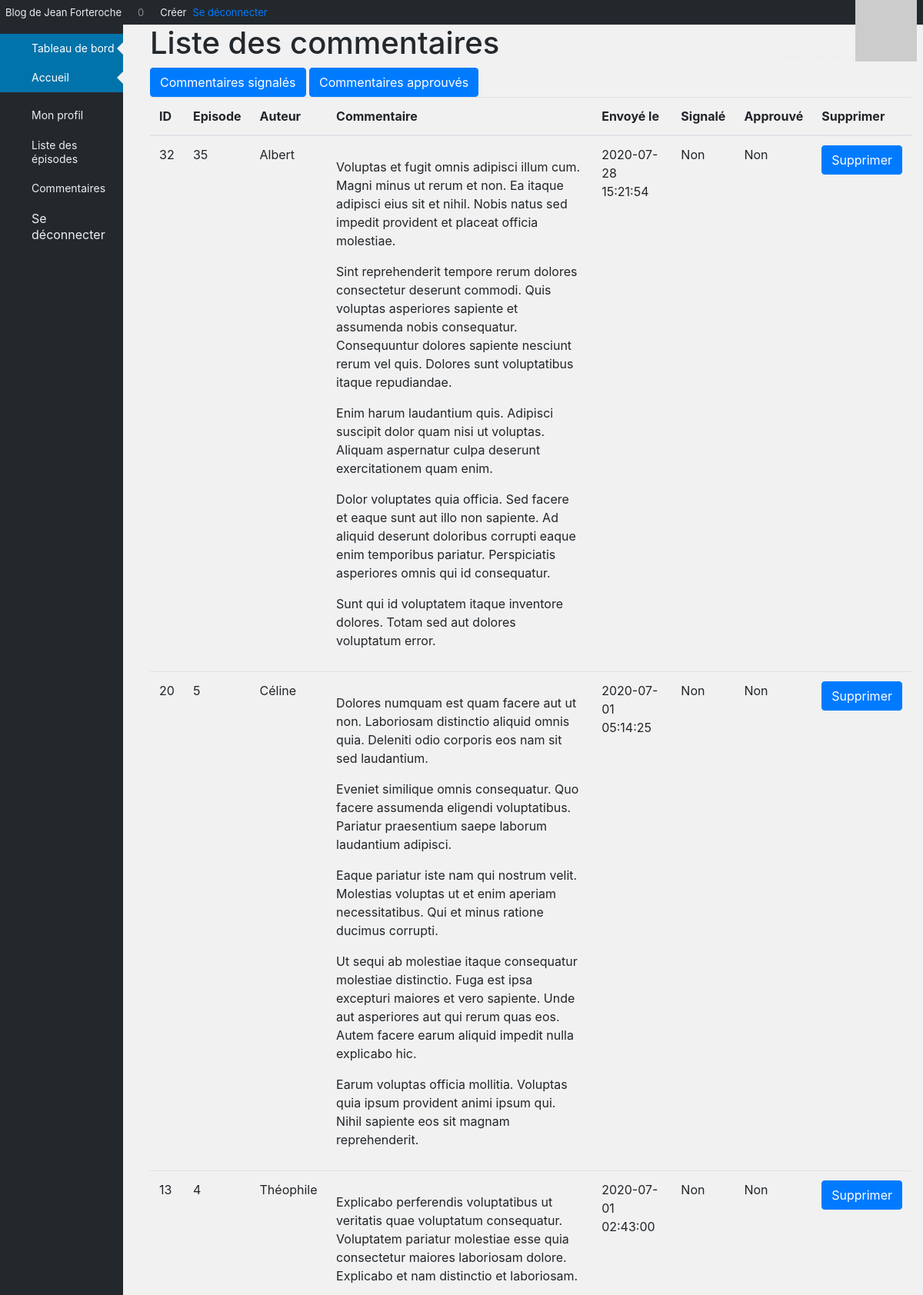
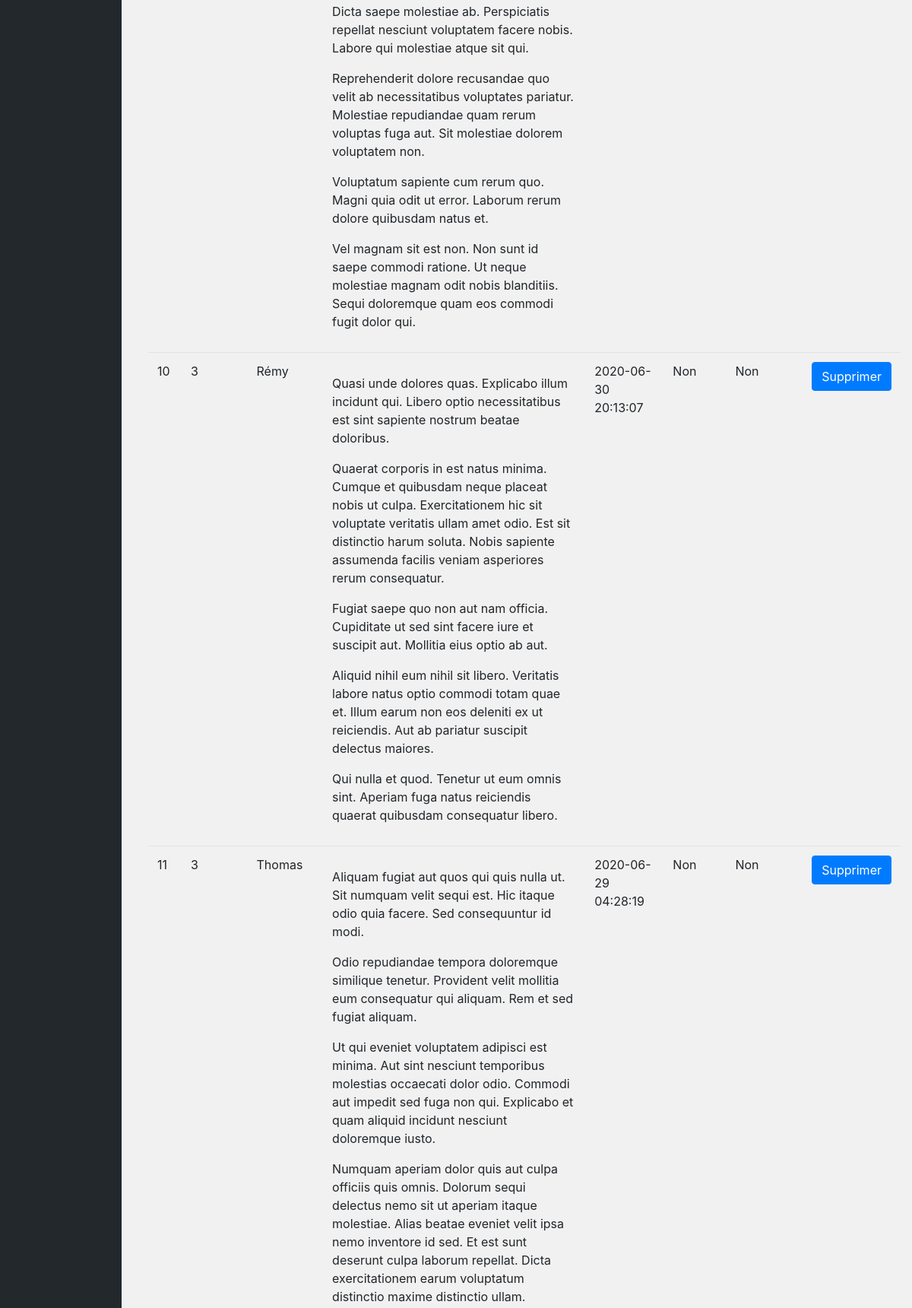
The page /index.php?action=readComments (upper part) on the database its author committed (2 pictures, top to bottom).
### tables this page shows
CREATE TABLE IF NOT EXISTS `Comments` (
  `id` int(11) NOT NULL AUTO_INCREMENT,
  `pseudo` varchar(255) NOT NULL,
  `comment` text NOT NULL,
  `comment_date` datetime NOT NULL,
  `post_id` int(11) NOT NULL,
  `reported` int(3) NOT NULL DEFAULT 0,
  `approved` int(3) NOT NULL DEFAULT 0,
  PRIMARY KEY (`id`),
  CONSTRAINT `fk_posts_id` FOREIGN KEY (`post_id`) REFERENCES `Posts`(`id`) ON DELETE CASCADE
);

### src/View/View.php (called while the page is built, shortened)
<?php
class View
{
    public function render(array $data, string $origin): void
    {
        require_once "..\\templates\\${origin}\\${data['template']}.html.php";
        require_once "..\\templates\\${origin}\\layout.html.php";
    }
}

### src/Controller/Backoffice/AdminController.php (called while the page is built, shortened)
<?php
class AdminController
{
    private CommentManager $commentManager;
    private View $view;
    public function __construct(AdminManager $adminManager, PostManager $postManager, CommentManager $commentManager, View $view)
    {
        $this->commentManager = $commentManager;
        $this->view = $view;
    }
    public function readComments(): void
    {
        $dataComments = $this->commentManager->showAllComment();
        $this->view->render(['template' => 'readcomments', 'allcomment' => $dataComments], 'backoffice');
    }
}

### public/index.php (called while the page is built, shortened)
<?php
$router = new Router();
$router->run();

### src/Model/commentManager.php (called while the page is built, shortened)
<?php
class CommentManager
{
    private $database;
    public function __construct(Database $database)
    {
        $this->database = $database->getPdo();
    }
    public function showAllComment(): ?array
    {
        $request = $this->database->prepare('SELECT id, pseudo, comment, comment_date, post_id, reported, approved FROM comments ORDER BY comment_date DESC');
        $request->execute();
        return $request->fetchAll();
    }
}

### src/Service/Database.php (called while the page is built, shortened)
<?php
class Database
{
    private $database;
    public function __construct()
    {
        $this->database = new \PDO('mysql:host=localhost;dbname=openclassrooms_project4;port=3306;charset=utf8mb4', 'root', 'vFaGsjLk8WpkQtxYJ8XZXAf690shjBzW', [
            \PDO::ATTR_ERRMODE => \PDO::ERRMODE_EXCEPTION,
            \PDO::ATTR_DEFAULT_FETCH_MODE => \PDO::FETCH_ASSOC
        ]);
    }
    public function getPdo(): \PDO
    {
        return $this->database;
    }
}

### templates/backoffice/readcomments.html.php (the view, shortened to what this page needs)
<main class="container">
    <div class="row">
        <section class="col-12">
            <h1>Liste des commentaires</h1>
            <a class="btn btn-primary" href="index.php?action=reportedComments">Commentaires signalés</a>
            <a class="btn btn-primary" href="index.php?action=approvedComments">Commentaires approuvés</a>
            <table class="table">
                <thead>
                    <th>ID</th>
                    <th>Episode</th>
                    <th>Auteur</th>
                    <th>Commentaire</th>
                    <th>Envoyé le</th>
                    <th>Signalé</th>
                    <th>Approuvé</th>
                    <th>Supprimer</th>
                </thead>
                <tbody>
                    <?php foreach($data['allcomment'] as $post): ?>
                        <tr>
                            <td><?=$post['id']?></td>
                            <td><?=$post['post_id']?></td>
                            <td><?=$post['pseudo']?></td>
                            <td><?=$post['comment']?></td>
                            <td><?=$post['comment_date']?></td>
                            <td><?php if ((int)$post['reported']===1): ?> Oui <?php else: ?> Non <?php endif; ?></td>
                            <td><?php if ((int)$post['approved']===1): ?> Oui <?php else: ?> Non <?php endif; ?></td>
                            <td><a class="btn btn-primary" href="index.php?action=deleteComment&id=<?=$post['id']?>">Supprimer</a></td>
                        </tr>
                    <?php endforeach; ?>
                </tbody>
            </table>
        </section>
    </div>
</main>

### rows shown on the page
comments: id "32", post "35", pseudo "Albert", comment "Voluptas et fugit omnis adipisci illum cum. Magni minus ut rerum et non. Ea itaque adipisci eius sit et nihil. Nobis natus sed impedit provident et placeat officia molestiae. Sint reprehenderit tempore rerum dolores consectetur deserunt commodi. Quis voluptas asperiores sapiente et assumenda nobis consequatur. Consequuntur dolores sapiente nesciunt rerum vel quis. Dolores sunt voluptatibus itaque repudiandae. Enim harum laudantium quis. Adipisci suscipit dolor quam nisi ut voluptas. Aliquam aspernatur culpa deserunt exercitationem quam enim. Dolor voluptates quia officia. Sed facere et eaque sunt aut illo non sapiente. Ad aliquid deserunt doloribus corrupti eaque enim temporibus pariatur.…", comment_date "2020-07-28 15:21:54", reported "Non", approved "Non"
comments: id "20", post "5", pseudo "Céline", comment "Dolores numquam est quam facere aut ut non. Laboriosam distinctio aliquid omnis quia. Deleniti odio corporis eos nam sit sed laudantium. Eveniet similique omnis consequatur. Quo facere assumenda eligendi voluptatibus. Pariatur praesentium saepe laborum laudantium adipisci. Eaque pariatur iste nam qui nostrum velit. Molestias voluptas ut et enim aperiam necessitatibus. Qui et minus ratione ducimus corrupti. Ut sequi ab molestiae itaque consequatur molestiae distinctio. Fuga est ipsa excepturi maiores et vero sapiente. Unde aut asperiores aut qui rerum quas eos. Autem facere earum aliquid impedit nulla explicabo hic. Earum voluptas officia mollitia. Voluptas quia ipsum provident animi ipsum…", comment_date "2020-07-01 05:14:25", reported "Non", approved "Non"
comments: id "13", post "4", pseudo "Théophile", comment "Explicabo perferendis voluptatibus ut veritatis quae voluptatum consequatur. Voluptatem pariatur molestiae esse quia consectetur maiores laboriosam dolore. Explicabo et nam distinctio et laboriosam. Dicta saepe molestiae ab. Perspiciatis repellat nesciunt voluptatem facere nobis. Labore qui molestiae atque sit qui. Reprehenderit dolore recusandae quo velit ab necessitatibus voluptates pariatur. Molestiae repudiandae quam rerum voluptas fuga aut. Sit molestiae dolorem voluptatem non. Voluptatum sapiente cum rerum quo. Magni quia odit ut error. Laborum rerum dolore quibusdam natus et. Vel magnam sit est non. Non sunt id saepe commodi ratione. Ut neque molestiae magnam odit nobis blanditiis.…", comment_date "2020-07-01 02:43:00", reported "Non", approved "Non"
comments: id "10", post "3", pseudo "Rémy", comment "Quasi unde dolores quas. Explicabo illum incidunt qui. Libero optio necessitatibus est sint sapiente nostrum beatae doloribus. Quaerat corporis in est natus minima. Cumque et quibusdam neque placeat nobis ut culpa. Exercitationem hic sit voluptate veritatis ullam amet odio. Est sit distinctio harum soluta. Nobis sapiente assumenda facilis veniam asperiores rerum consequatur. Fugiat saepe quo non aut nam officia. Cupiditate ut sed sint facere iure et suscipit aut. Mollitia eius optio ab aut. Aliquid nihil eum nihil sit libero. Veritatis labore natus optio commodi totam quae et. Illum earum non eos deleniti ex ut reiciendis. Aut ab pariatur suscipit delectus maiores. Qui nulla et quod.…", comment_date "2020-06-30 20:13:07", reported "Non", approved "Non"
comments: id "11", post "3", pseudo "Thomas", comment "Aliquam fugiat aut quos qui quis nulla ut. Sit numquam velit sequi est. Hic itaque odio quia facere. Sed consequuntur id modi. Odio repudiandae tempora doloremque similique tenetur. Provident velit mollitia eum consequatur qui aliquam. Rem et sed fugiat aliquam. Ut qui eveniet voluptatem adipisci est minima. Aut sint nesciunt temporibus molestias occaecati dolor odio. Commodi aut impedit sed fuga non qui. Explicabo et quam aliquid incidunt nesciunt doloremque iusto. Numquam aperiam dolor quis aut culpa officiis quis omnis. Dolorum sequi delectus nemo sit ut aperiam itaque molestiae. Alias beatae eveniet velit ipsa nemo inventore id sed. Et est sunt deserunt culpa laborum repellat. Dicta…", comment_date "2020-06-29 04:28:19", reported "Non", approved "Non"
